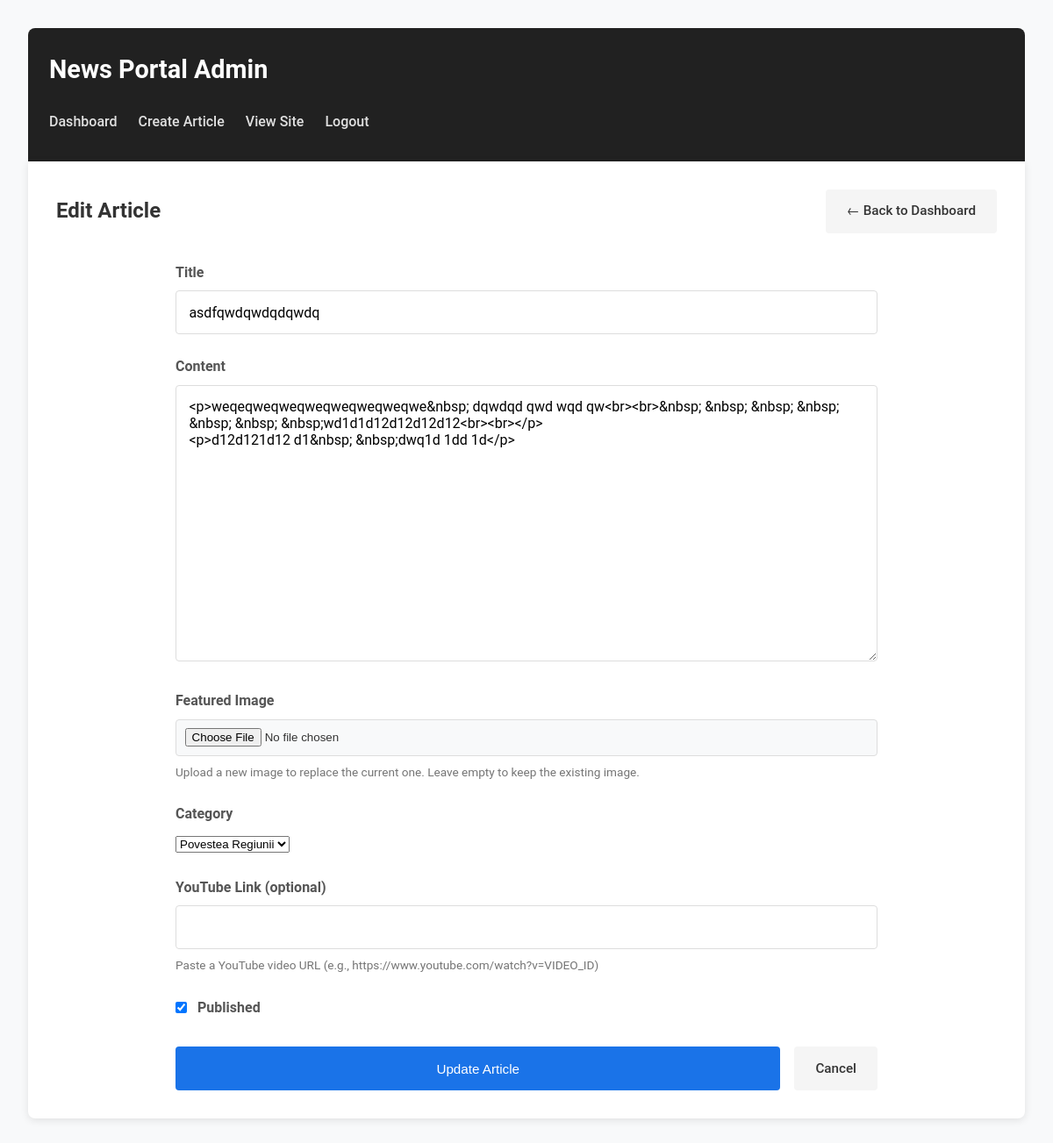
Screenshot of /admin/edit/1 (signed in) with the database file from the repository.
### app.py (models this page shows, shortened)
class Article(db.Model):
    id = db.Column(db.Integer, primary_key=True)
    title = db.Column(db.String(100), nullable=False)
    content = db.Column(db.Text, nullable=False)
    youtube_link = db.Column(db.String(200))
    excerpt = db.Column(db.String(200))
    image_path = db.Column(db.String(200))  # New field for image path
    created_at = db.Column(db.DateTime, default=datetime.utcnow)
    published = db.Column(db.Boolean, default=True)
    category_id = db.Column(db.Integer, db.ForeignKey('category.id'))
    category = db.relationship('Category', backref=db.backref('articles', lazy=True))

class Category(db.Model):
    id = db.Column(db.Integer, primary_key=True)
    name = db.Column(db.String(50), nullable=False, unique=True)
    slug = db.Column(db.String(50), nullable=False, unique=True)

### app.py (the view, shortened to what this page needs)
@app.route('/admin/edit/<int:id>', methods=['GET', 'POST'])
@admin_required
def admin_edit_article(id):
    article = Article.query.get_or_404(id)
    categories = Category.query.all()
    return render_template('admin/edit_article.html', article=article, categories=categories)

### app.py (called while the page is built)
def admin_required(f):
    @wraps(f)
    def decorated_function(*args, **kwargs):
        if 'admin_logged_in' not in session:
            flash('Please log in to access the admin area.', 'error')
            return redirect(url_for('admin_login'))
        return f(*args, **kwargs)
    return decorated_function

@app.context_processor
def inject_categories():
    def get_categories():
        return Category.query.all()
    return dict(get_categories=get_categories)

@app.context_processor
def inject_breaking_news():
    breaking_news = BreakingNews.query.filter_by(active=True).order_by(BreakingNews.created_at.desc()).first()
    return dict(breaking_news=breaking_news)

### templates/admin/edit_article.html (shortened to what this page needs)
<!DOCTYPE html>
<html lang="en">
<head>
    <link rel="stylesheet" href="{{ url_for('static', filename='css/admin.css') }}">
</head>
<body>
    <div class="admin-container">
        <div class="admin-header">
            <h1>News Portal Admin</h1>
            <div class="admin-nav">
                <a href="{{ url_for('admin_dashboard') }}">Dashboard</a>
                <a href="{{ url_for('admin_create_article') }}">Create Article</a>
                <a href="{{ url_for('index') }}" target="_blank">View Site</a>
                <a href="{{ url_for('admin_logout') }}">Logout</a>
            </div>
        </div>
        <div class="admin-content">
            <div class="form-header">
                <h2>Edit Article</h2>
                <a href="{{ url_for('admin_dashboard') }}" class="btn back-btn">← Back to Dashboard</a>
            </div>
            <div class="article-form">
                <form method="POST" action="{{ url_for('admin_edit_article', id=article.id) }}" enctype="multipart/form-data">
                    <div class="form-group">
                        <label for="title">Title</label>
                        <input type="text" id="title" name="title" value="{{ article.title }}" required>
                    </div>
                    <div class="form-group">
                        <label for="content">Content</label>
                        <textarea id="content" name="content" rows="15" required>{{ article.content }}</textarea>
                    </div>
                    <div class="form-group">
                        <label for="image">Featured Image</label>
                        <input type="file" id="image" name="image" accept="image/*">
                        <small>Upload a new image to replace the current one. Leave empty to keep the existing image.</small>
                    </div>
                    <div class="form-group">
                        <label for="category">Category</label>
                        <select id="category" name="category_id" class="form-control" required>
                            {% for category in categories %}
                                <option value="{{ category.id }}" {% if article.category_id == category.id %}selected{% endif %}>{{ category.name }}</option>
                            {% endfor %}
                        </select>
                    </div>
                    <div class="form-group">
                        <label for="youtube_link">YouTube Link (optional)</label>
                        <input type="url" id="youtube_link" name="youtube_link" value="{{ article.youtube_link or '' }}">
                        <small>Paste a YouTube video URL (e.g., https://www.youtube.com/watch?v=VIDEO_ID)</small>
                    </div>
                    <div class="form-group checkbox-group">
                        <input type="checkbox" id="published" name="published" {% if article.published %}checked{% endif %}>
                        <label for="published">Published</label>
                    </div>
                    <div class="form-actions">
                        <button type="submit" class="btn submit-btn">Update Article</button>
                        <a href="{{ url_for('admin_dashboard') }}" class="btn cancel-btn">Cancel</a>
                    </div>
                </form>
            </div>
        </div>
    </div>
</body>
</html>

### static/css/admin.css (style rules this page uses)
* { margin: 0; padding: 0; box-sizing: border-box; }
body { font-family: 'Roboto', 'Helvetica Neue', Arial, sans-serif; line-height: 1.6; color: #333; background-color: #f8f9fa; }
a { text-decoration: none; color: #1a73e8; }
.admin-container { max-width: 1200px; margin: 0 auto; padding: 2rem; }
.admin-header { background-color: #212121; color: white; padding: 1.5rem; border-radius: 8px 8px 0 0; margin-bottom: 0; }
.admin-header h1 { font-size: 1.8rem; font-weight: 700; margin-bottom: 1rem; }
.admin-nav { display: flex; gap: 1.5rem; }
.admin-nav a { color: #e0e0e0; font-weight: 500; padding: 0.5rem 0; position: relative; }
.admin-nav a:after { content: ''; position: absolute; width: 0; height: 2px; bottom: 0; left: 0; background-color: #d32f2f; transition: width 0.3s ease; }
.admin-content { background-color: white; border-radius: 0 0 8px 8px; padding: 2rem; box-shadow: 0 2px 10px rgba(0, 0, 0, 0.1); }
input[type="file"] { border: 1px solid #ddd; border-radius: 4px; padding: 0.6rem; width: 100%; background-color: #f8f9fa; }
.form-header { display: flex; justify-content: space-between; align-items: center; margin-bottom: 2rem; }
.article-form { max-width: 800px; margin: 0 auto; }
.form-group { margin-bottom: 1.5rem; }
.form-group label { display: block; margin-bottom: 0.5rem; font-weight: 600; color: #555; }
.form-group input[type="text"], .form-group input[type="url"], .form-group input[type="password"], .form-group textarea { width: 100%; padding: 0.9rem; border: 1px solid #ddd; border-radius: 4px; font-family: inherit; font-size: 1rem; }
.form-group textarea { resize: vertical; }
.form-group small { display: block; margin-top: 0.5rem; color: #757575; font-size: 0.85rem; }
.checkbox-group { display: flex; align-items: center; }
.checkbox-group input { margin-right: 0.75rem; width: auto; }
.checkbox-group label { margin-bottom: 0; }
.form-actions { display: flex; gap: 1rem; margin-top: 2rem; }
.btn { display: inline-block; padding: 0.8rem 1.5rem; border-radius: 4px; font-weight: 500; cursor: pointer; transition: all 0.3s ease; text-decoration: none; font-size: 0.95rem; border: none; }
.back-btn { background-color: #f5f5f5; color: #333; }
.login-btn, .submit-btn { background-color: #1a73e8; color: white; width: 100%; }
.cancel-btn { background-color: #f5f5f5; color: #333; }

### rows the page displays
Article: title "asdfqwdqwdqdqwdq", content "<p>weqeqweqweqweqweqweqweqwe&nbsp; dqwdqd qwd wqd qw<br><br>&nbsp; &nbsp; &nbsp; &nbsp; &nbsp; &nbsp; &nbsp;wd1d1d12d12d12d12<br><br></p> <p>d12d121d12 d1&nbsp; &nbsp;dwq1d 1dd 1d</p>", category_id "Povestea Regiunii", published "☑"
